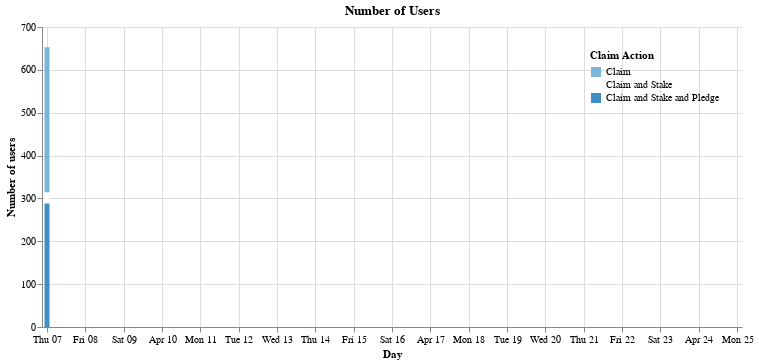

Notebook code for this chart:
### Code cell
cp.n_users_actions(dp.prism_claim_df)

### Figure 1 — Vega-Lite specification as saved in the notebook (floating-point values rounded to 4 significant figures)
{"config": {"view": {"continuousWidth": 400, "continuousHeight": 300, "strokeOpacity": 0}, "axisX": {"labelAngle": 0}}, "data": {"name": "data-675ddf45b758dda0906cc9a2ded064ca"}, "mark": "bar", "encoding": {"color": {"field": "Claim Action", "legend": {"direction": "vertical", "legendY": 0, "orient": "top-right", "padding": 5}, "scale": {"domain": ["Claim", "Claim and Stake", "Claim and Stake and Pledge"], "range": ["#7bb6d9", "#ffffff", "#408ec4"]}, "type": "nominal"}, "tooltip": [{"field": "Day", "format": "%Y-%m-%d %H:%M", "type": "temporal"}, {"field": "Claim Action", "type": "nominal"}, {"field": "Number of users", "type": "quantitative"}], "x": {"field": "Day", "sort": {"order": "ascending"}, "type": "temporal"}, "y": {"field": "Number of users", "type": "quantitative"}}, "title": "Number of Users", "width": 700, "$schema": "https://vega.github.io/schema/vega-lite/v4.17.0.json", "datasets": {"data-675ddf45b758dda0906cc9a2ded064ca": [{"Claim Action": "Claim", "Day": "2022-04-07", "Number of users": 339}, {"Claim Action": "Claim and Stake", "Day": "2022-04-07", "Number of users": 26}, {"Claim Action": "Claim and Stake and Pledge", "Day": "2022-04-07", "Number of users": 288}, {"Claim Action": "Claim", "Day": "2022-04-07", "Number of users": 0}, {"Claim Action": "Claim", "Day": "2022-04-08", "Number of users": 0}, {"Claim Action": "Claim", "Day": "2022-04-09", "Number of users": 0}, {"Claim Action": "Claim", "Day": "2022-04-10", "Number of users": 0}, {"Claim Action": "Claim", "Day": "2022-04-11", "Number of users": 0}, {"Claim Action": "Claim", "Day": "2022-04-12", "Number of users": 0}, {"Claim Action": "Claim", "Day": "2022-04-13", "Number of users": 0}, {"Claim Action": "Claim", "Day": "2022-04-14", "Number of users": 0}, {"Claim Action": "Claim", "Day": "2022-04-15", "Number of users": 0}, {"Claim Action": "Claim", "Day": "2022-04-16", "Number of users": 0}, {"Claim Action": "Claim", "Day": "2022-04-17", "Number of users": 0}, {"Claim Action": "Claim", "Day": "2022-04-18", "Number of users": 0}, {"Claim Action": "Claim", "Day": "2022-04-19", "Number of users": 0}, {"Claim Action": "Claim", "Day": "2022-04-20", "Number of users": 0}, {"Claim Action": "Claim", "Day": "2022-04-21", "Number of users": 0}, {"Claim Action": "Claim", "Day": "2022-04-22", "Number of users": 0}, {"Claim Action": "Claim", "Day": "2022-04-23", "Number of users": 0}, {"Claim Action": "Claim", "Day": "2022-04-24", "Number of users": 0}, {"Claim Action": "Claim", "Day": "2022-04-25", "Number of users": 0}]}}
